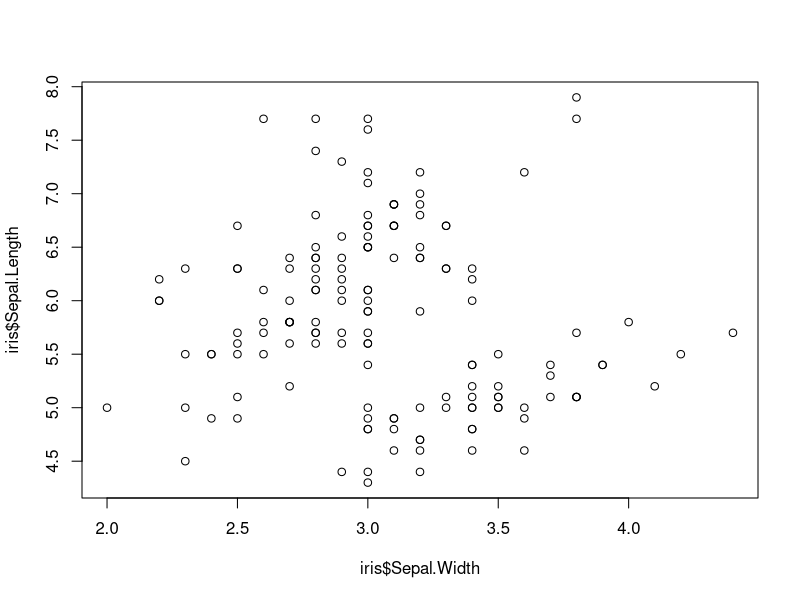
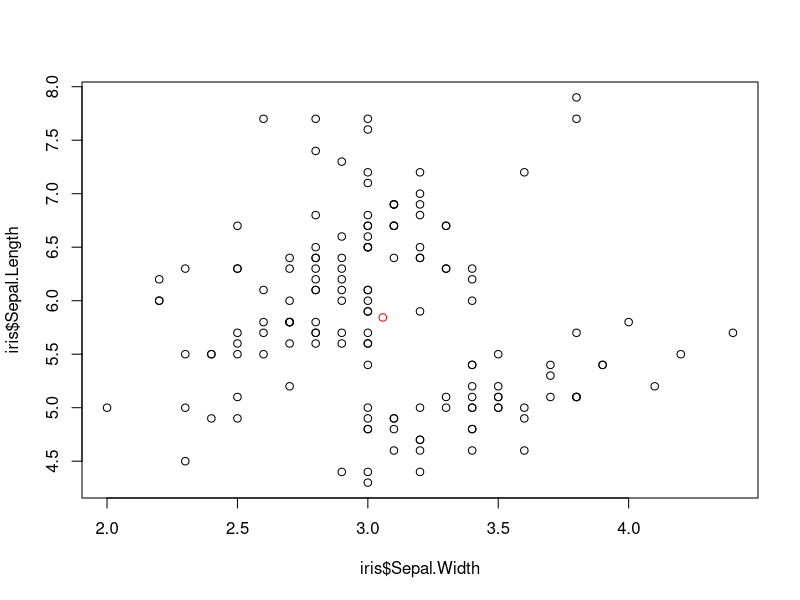
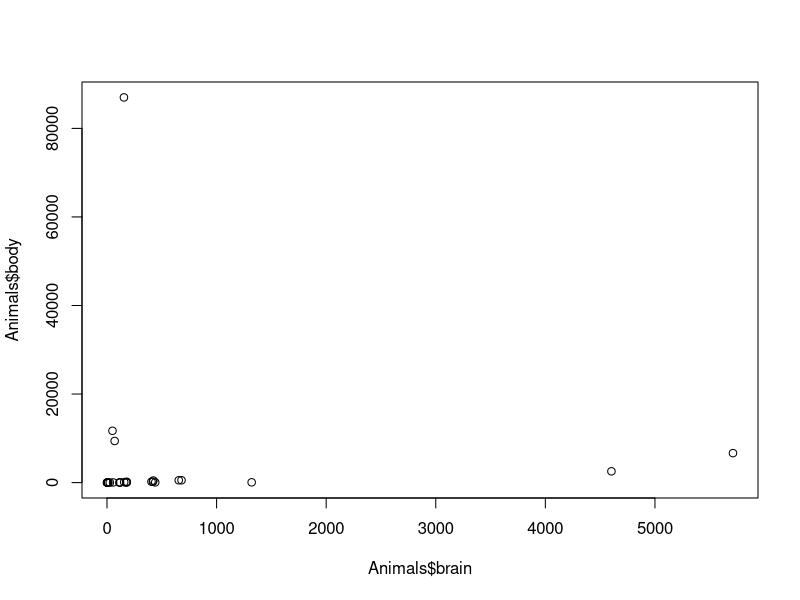
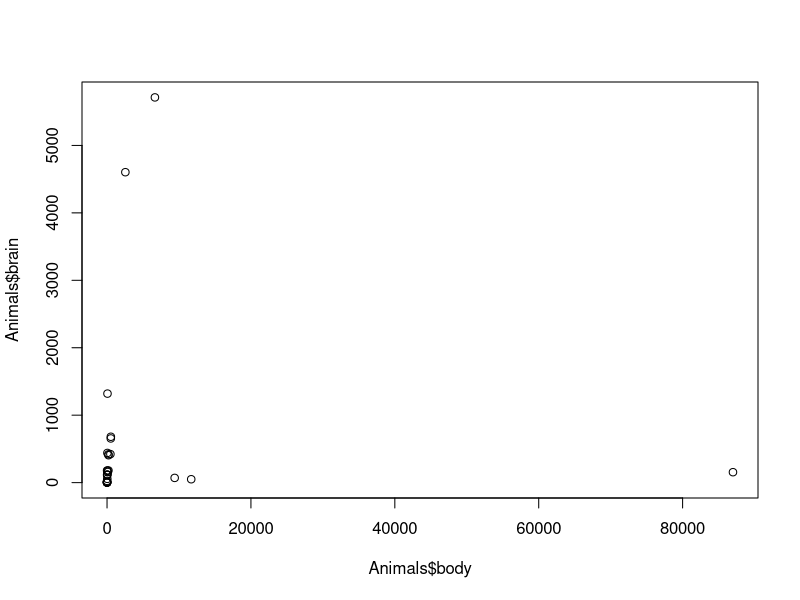
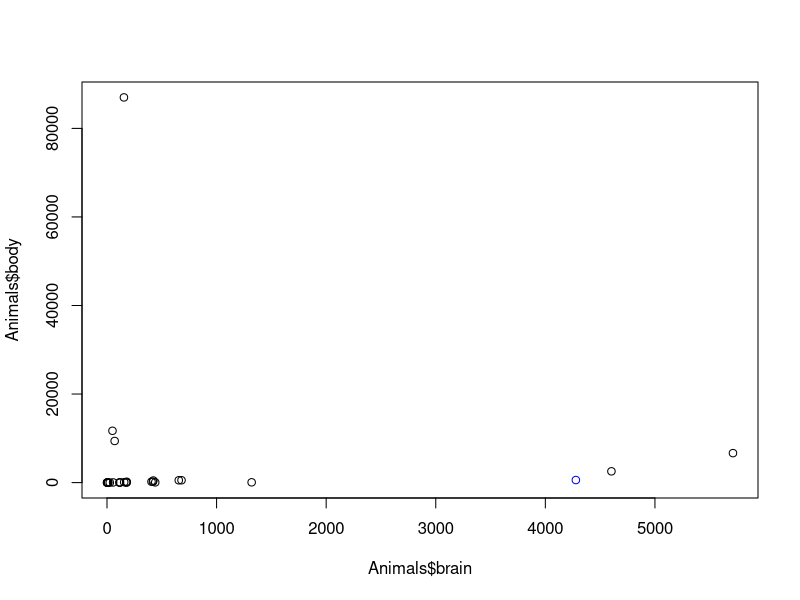
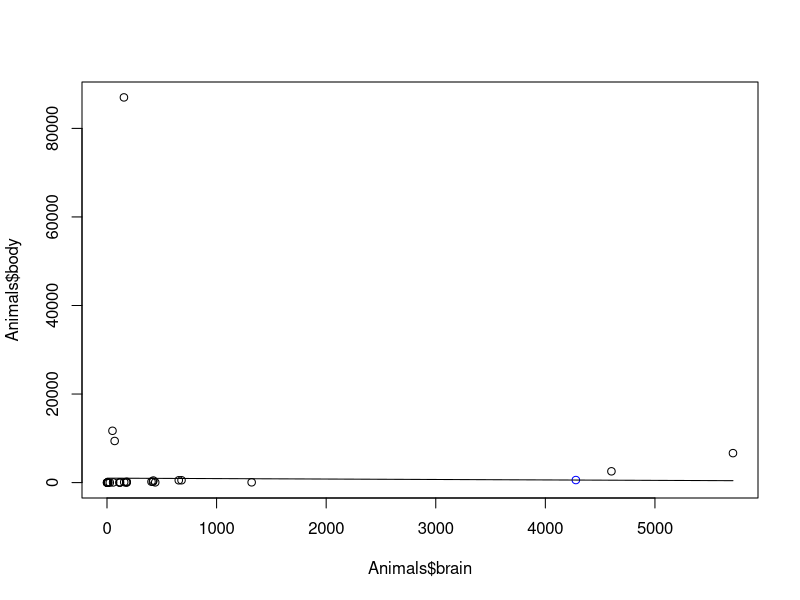
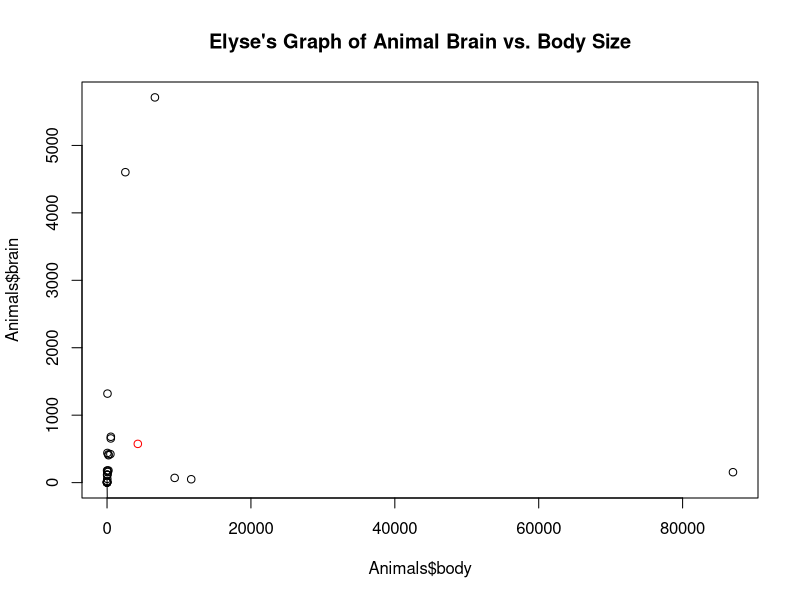

R code for these plots, in order:
#In Class R Exercise Week 2

#Dataset

data(iris)

#Look at the headers of the data

head(iris)

#Calculate the mean and StDev

iris$Sepal.Width
mean(iris$Sepal.Length)
sd(iris$Sepal.Width)

#Scatterplot

plot(x = iris$Sepal.Width, y = iris$Sepal.Length)

#What's in the center of the data?

data_center_x = mean(iris$Sepal.Width)
data_center_y = mean(iris$Sepal.Length)
c(data_center_x, data_center_y)

#Add point to exisiting plot

plot(x = iris$Sepal.Width, y = iris$Sepal.Length)
points(x = data_center_x, y = data_center_y, col = "red")

#Try Other Variables - - Do it with group

library(MASS)
data(Animals)
head(Animals)

#Mean and SD

Animals$body
mean(Animals$brain)
sd(Animals$body)

#Scatterplot

plot(x = Animals$brain, y = Animals$body)

plot(x = Animals$body, y  = Animals$brain)

data_center_x = mean(Animals$body)
data_center_y = mean(Animals$brain)
c(data_center_x, data_center_y)

plot(x = Animals$brain, y = Animals$body)
points(x = data_center_x, y = data_center_y, col = "blue")

line_point_slope = function(x, x1, y1, slope)
{
  get_y_intercept = 
    function(x1, y1, slope) 
      return(-(x1 * slope) + y1)
  
  linear = 
    function(x, yint, slope) 
      return(yint + x * slope)
  
  return(linear(x, get_y_intercept(x1, y1, slope), slope))
}
line_point_slope(2, 4, 4, -2)

plot(x = Animals$brain, y = Animals$body)
points(x = data_center_x, y = data_center_y, col = "blue")
curve(
  line_point_slope(
    x, 
    data_center_x, 
    data_center_y,
    -0.1), 
  add = TRUE)

plot(x = Animals$body, y = Animals$brain, main = "Elyse's Graph of Animal Brain vs. Body Size", ) 

points(x = data_center_x, y = data_center_y, col = "red") 

curve( 
  
  line_point_slope( 
    
    x,  
    
    5,  
    
    20, 
    
    -10),  
  
  add = TRUE) 







